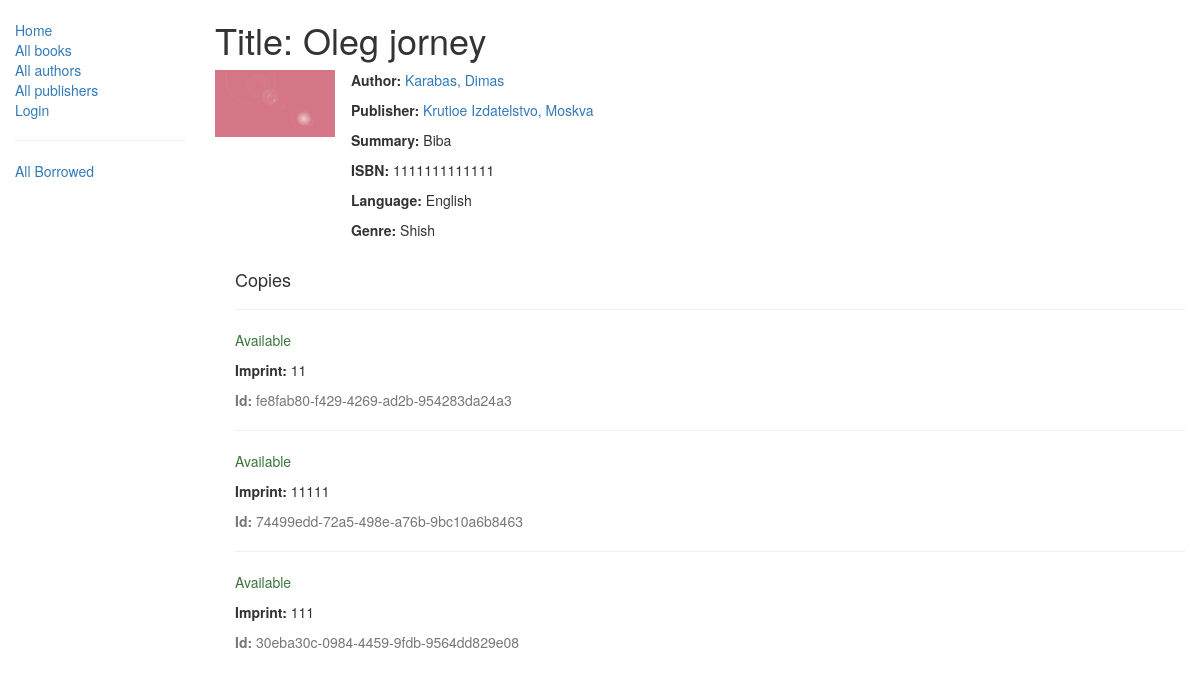
/catalog/book/1, run on the app's committed database.
### catalog/models.py (models this page shows, shortened)
class Book(models.Model):
    title = models.CharField(max_length=200)
    author = models.ForeignKey('Author', on_delete=models.SET_NULL, null=True)
    publisher = models.ForeignKey('Publisher', on_delete=models.SET_NULL, null=True)
    summary = models.TextField(max_length=1000, help_text="Enter a brief description of the book")
    isbn = models.CharField('ISBN',max_length=13, help_text='13 Character <a href="https://www.isbn-international.org/content/what-isbn">ISBN number</a>')
    genre = models.ManyToManyField(Genre, help_text="Select a genre for this book")
    language = models.ForeignKey('Language', on_delete=models.SET_NULL, null=True)
    cover = models.ImageField(upload_to ='images/', help_text="Select a cover for this book", null=True)
    def display_genre(self):
        """
        Creates a string for the Genre. This is required to display genre in Admin.
        """
        return ', '.join([genre.name for genre in self.genre.all()[:3]])
    display_genre.short_description = 'Genre'

class Author(models.Model):
    first_name = models.CharField(max_length=100)
    last_name = models.CharField(max_length=100)
    date_of_birth = models.DateField(null=True, blank=True)
    date_of_death = models.DateField('Died', null=True, blank=True)
    def __str__(self):
        return '%s, %s' % (self.last_name, self.first_name)

class Publisher(models.Model):
    name = models.CharField(max_length=200)
    city = models.CharField(max_length=175)
    def __str__(self):
        return '%s, %s' % (self.name, self.city)

class Language(models.Model):
    name = models.CharField(max_length=200,
                            unique=True,
                            help_text="Enter the book's natural language (e.g. English, French, Japanese etc.)")
    def __str__(self):
        return self.name

class Genre(models.Model):
    name = models.CharField(max_length=200, help_text="Enter a book genre (e.g. Science Fiction, French Poetry etc.)")
    def __str__(self):
        return self.name

class BookInstance(models.Model):
    id = models.UUIDField(primary_key=True, default=uuid.uuid4, help_text="Unique ID for this particular book across whole library")
    book = models.ForeignKey('Book', on_delete=models.SET_NULL, null=True)
    imprint = models.CharField(max_length=200)
    due_back = models.DateField(null=True, blank=True)
    borrower = models.ForeignKey(User, on_delete=models.SET_NULL, null=True, blank=True)
    LOAN_STATUS = (
        ('m', 'Maintenance'),
        ('o', 'On loan'),
        ('a', 'Available'),
        ('r', 'Reserved'),
    )
    status = models.CharField(max_length=1, choices=LOAN_STATUS, blank=True, default='m', help_text='Book availability')
    class Meta:
        ordering = ["due_back"]
        permissions = (("can_mark_returned", "Set book as returned"),)

### catalog/views.py (the view)
# urls.py: re_path(r'^book/(?P<pk>\d+)$', views.BookDetailView.as_view(), name='book-detail'),
class BookDetailView(generic.DetailView):
    model = Book

### catalog/templates/catalog/book_detail.html (shortened to what this page needs)
{% extends "base_generic.html" %}
{% block content %}
  <h1>Title: {{ book.title }}</h1>
  <div style="display: flex; gap: 16px">
    <div>
      <img src="{{book.cover.url}}" alt="" style="width: 120px">
    </div>
    <div style="width: 50%">
      <p><strong>Author:</strong> <a href="{% url 'author-detail' book.author.pk %}">{{ book.author }}</a></p>
      <p><strong>Publisher:</strong> <a href="{% url 'publisher-detail' book.publisher.pk %}">{{ book.publisher }}</a></p>
      <p><strong>Summary:</strong> {{ book.summary }}</p>
      <p><strong>ISBN:</strong> {{ book.isbn }}</p>
      <p><strong>Language:</strong> {{ book.language }}</p>
      <p><strong>Genre:</strong> {% for genre in book.genre.all %} {{ genre }}{% if not forloop.last %}, {% endif %}{% endfor %}</p>
    </div>
  </div>
  <div style="margin-left:20px;margin-top:20px">
    <h4>Copies</h4>
    {% for copy in book.bookinstance_set.all %}
    <hr>
    <p class="{% if copy.status == 'a' %}text-success{% elif copy.status == 'd' %}text-danger{% else %}text-warning{% endif %}">{{ copy.get_status_display }}</p>
    <p><strong>Imprint:</strong> {{copy.imprint}}</p>
    <p class="text-muted"><strong>Id:</strong> {{copy.id}}</p>
    {% endfor %}
  </div>
{% endblock %}

### data on the page
Book: title "Oleg jorney", cover (placeholder picture), author "Karabas, Dimas", publisher "Krutioe Izdatelstvo, Moskva", summary "Biba", isbn "1111111111111", language "English"
Genre: name "Shish"
BookInstance: status "Available", imprint "11", id "fe8fab80-f429-4269-ad2b-954283da24a3"
BookInstance: status "Available", imprint "11111", id "74499edd-72a5-498e-a76b-9bc10a6b8463"
BookInstance: status "Available", imprint "111", id "30eba30c-0984-4459-9fdb-9564dd829e08"
